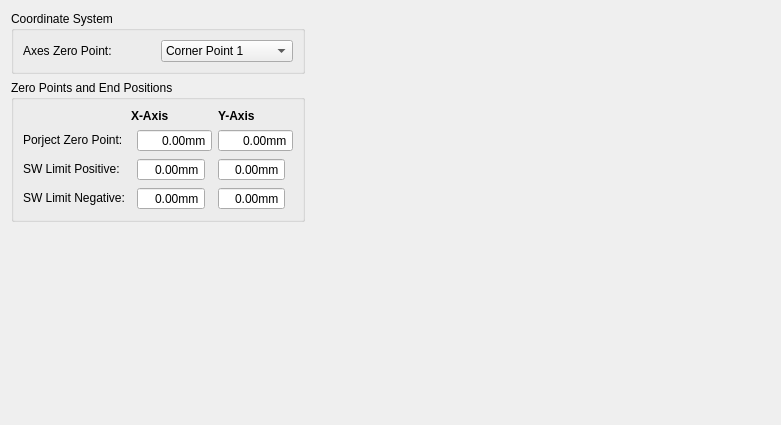
<?xml version="1.0" encoding="UTF-8"?>
<ui version="4.0">
 <class>H2Measurement</class>
 <widget class="QWidget" name="H2Measurement">
  <property name="geometry">
   <rect>
    <x>0</x>
    <y>0</y>
    <width>781</width>
    <height>425</height>
   </rect>
  </property>
  <property name="windowTitle">
   <string>Form</string>
  </property>
  <layout class="QGridLayout" name="gridLayout_3">
   <item row="0" column="2">
    <spacer name="horizontalSpacer">
     <property name="orientation">
      <enum>Qt::Horizontal</enum>
     </property>
     <property name="sizeHint" stdset="0">
      <size>
       <width>327</width>
       <height>20</height>
      </size>
     </property>
    </spacer>
   </item>
   <item row="0" column="1" rowspan="2">
    <widget class="QLabel" name="label_picture">
     <property name="text">
      <string/>
     </property>
     <property name="pixmap">
      <pixmap resource="../res/res.qrc">:/res/image/h2measurement/CornerPoint1.PNG</pixmap>
     </property>
    </widget>
   </item>
   <item row="3" column="0">
    <spacer name="verticalSpacer">
     <property name="orientation">
      <enum>Qt::Vertical</enum>
     </property>
     <property name="sizeHint" stdset="0">
      <size>
       <width>20</width>
       <height>280</height>
      </size>
     </property>
    </spacer>
   </item>
   <item row="0" column="0">
    <widget class="QGroupBox" name="groupBox_Coordinate">
     <property name="title">
      <string>Coordinate System</string>
     </property>
     <layout class="QGridLayout" name="gridLayout">
      <item row="0" column="0">
       <widget class="QLabel" name="label">
        <property name="text">
         <string>Axes Zero Point:</string>
        </property>
       </widget>
      </item>
      <item row="0" column="1">
       <widget class="QComboBox" name="comboBox_AxesZeroPoint">
        <property name="styleSheet">
         <string notr="true"/>
        </property>
        <item>
         <property name="text">
          <string>Corner Point 1</string>
         </property>
        </item>
        <item>
         <property name="text">
          <string>Corner Point 2</string>
         </property>
        </item>
        <item>
         <property name="text">
          <string>Corner Point 3</string>
         </property>
        </item>
        <item>
         <property name="text">
          <string>Corner Point 4</string>
         </property>
        </item>
       </widget>
      </item>
     </layout>
    </widget>
   </item>
   <item row="1" column="0">
    <widget class="QGroupBox" name="groupBox_Zero_End_point">
     <property name="title">
      <string>Zero Points and End Positions</string>
     </property>
     <layout class="QGridLayout" name="gridLayout_4">
      <item row="4" column="0">
       <widget class="QLabel" name="label_7">
        <property name="sizePolicy">
         <sizepolicy hsizetype="Fixed" vsizetype="Fixed">
          <horstretch>0</horstretch>
          <verstretch>0</verstretch>
         </sizepolicy>
        </property>
        <property name="text">
         <string>SW Limit Positive:</string>
        </property>
       </widget>
      </item>
      <item row="4" column="3">
       <widget class="QDoubleSpinBox" name="doubleSpinBox_swlp_Y">
        <property name="sizePolicy">
         <sizepolicy hsizetype="Fixed" vsizetype="Fixed">
          <horstretch>0</horstretch>
          <verstretch>0</verstretch>
         </sizepolicy>
        </property>
        <property name="styleSheet">
         <string notr="true"/>
        </property>
        <property name="alignment">
         <set>Qt::AlignRight|Qt::AlignTrailing|Qt::AlignVCenter</set>
        </property>
        <property name="buttonSymbols">
         <enum>QAbstractSpinBox::NoButtons</enum>
        </property>
        <property name="accelerated">
         <bool>false</bool>
        </property>
        <property name="showGroupSeparator" stdset="0">
         <bool>false</bool>
        </property>
        <property name="suffix">
         <string>mm</string>
        </property>
        <property name="maximum">
         <double>110.000000000000000</double>
        </property>
       </widget>
      </item>
      <item row="5" column="2">
       <widget class="QDoubleSpinBox" name="doubleSpinBox_swln_X">
        <property name="sizePolicy">
         <sizepolicy hsizetype="Fixed" vsizetype="Fixed">
          <horstretch>0</horstretch>
          <verstretch>0</verstretch>
         </sizepolicy>
        </property>
        <property name="styleSheet">
         <string notr="true"/>
        </property>
        <property name="alignment">
         <set>Qt::AlignRight|Qt::AlignTrailing|Qt::AlignVCenter</set>
        </property>
        <property name="buttonSymbols">
         <enum>QAbstractSpinBox::NoButtons</enum>
        </property>
        <property name="accelerated">
         <bool>false</bool>
        </property>
        <property name="showGroupSeparator" stdset="0">
         <bool>false</bool>
        </property>
        <property name="suffix">
         <string>mm</string>
        </property>
        <property name="maximum">
         <double>150.000000000000000</double>
        </property>
       </widget>
      </item>
      <item row="2" column="2">
       <widget class="QDoubleSpinBox" name="doubleSpinBox_pzpX">
        <property name="sizePolicy">
         <sizepolicy hsizetype="Fixed" vsizetype="Fixed">
          <horstretch>0</horstretch>
          <verstretch>0</verstretch>
         </sizepolicy>
        </property>
        <property name="styleSheet">
         <string notr="true"/>
        </property>
        <property name="alignment">
         <set>Qt::AlignRight|Qt::AlignTrailing|Qt::AlignVCenter</set>
        </property>
        <property name="buttonSymbols">
         <enum>QAbstractSpinBox::NoButtons</enum>
        </property>
        <property name="accelerated">
         <bool>false</bool>
        </property>
        <property name="showGroupSeparator" stdset="0">
         <bool>false</bool>
        </property>
        <property name="suffix">
         <string>mm</string>
        </property>
        <property name="maximum">
         <double>1000.000000000000000</double>
        </property>
       </widget>
      </item>
      <item row="2" column="3">
       <widget class="QDoubleSpinBox" name="doubleSpinBox_pzpY">
        <property name="sizePolicy">
         <sizepolicy hsizetype="Fixed" vsizetype="Fixed">
          <horstretch>0</horstretch>
          <verstretch>0</verstretch>
         </sizepolicy>
        </property>
        <property name="styleSheet">
         <string notr="true"/>
        </property>
        <property name="alignment">
         <set>Qt::AlignRight|Qt::AlignTrailing|Qt::AlignVCenter</set>
        </property>
        <property name="buttonSymbols">
         <enum>QAbstractSpinBox::NoButtons</enum>
        </property>
        <property name="accelerated">
         <bool>false</bool>
        </property>
        <property name="showGroupSeparator" stdset="0">
         <bool>false</bool>
        </property>
        <property name="suffix">
         <string>mm</string>
        </property>
        <property name="maximum">
         <double>1000.000000000000000</double>
        </property>
       </widget>
      </item>
      <item row="0" column="1" colspan="2">
       <widget class="QLabel" name="label_9">
        <property name="font">
         <font>
          <weight>75</weight>
          <bold>true</bold>
         </font>
        </property>
        <property name="text">
         <string>X-Axis</string>
        </property>
       </widget>
      </item>
      <item row="2" column="0" colspan="2">
       <widget class="QLabel" name="label_6">
        <property name="sizePolicy">
         <sizepolicy hsizetype="Fixed" vsizetype="Fixed">
          <horstretch>0</horstretch>
          <verstretch>0</verstretch>
         </sizepolicy>
        </property>
        <property name="text">
         <string>Porject Zero Point:</string>
        </property>
       </widget>
      </item>
      <item row="5" column="0">
       <widget class="QLabel" name="label_8">
        <property name="sizePolicy">
         <sizepolicy hsizetype="Fixed" vsizetype="Fixed">
          <horstretch>0</horstretch>
          <verstretch>0</verstretch>
         </sizepolicy>
        </property>
        <property name="text">
         <string>SW Limit Negative:</string>
        </property>
       </widget>
      </item>
      <item row="4" column="2">
       <widget class="QDoubleSpinBox" name="doubleSpinBox_swlp_X">
        <property name="sizePolicy">
         <sizepolicy hsizetype="Fixed" vsizetype="Fixed">
          <horstretch>0</horstretch>
          <verstretch>0</verstretch>
         </sizepolicy>
        </property>
        <property name="styleSheet">
         <string notr="true"/>
        </property>
        <property name="alignment">
         <set>Qt::AlignRight|Qt::AlignTrailing|Qt::AlignVCenter</set>
        </property>
        <property name="buttonSymbols">
         <enum>QAbstractSpinBox::NoButtons</enum>
        </property>
        <property name="accelerated">
         <bool>false</bool>
        </property>
        <property name="showGroupSeparator" stdset="0">
         <bool>false</bool>
        </property>
        <property name="suffix">
         <string>mm</string>
        </property>
        <property name="maximum">
         <double>150.000000000000000</double>
        </property>
       </widget>
      </item>
      <item row="0" column="3">
       <widget class="QLabel" name="label_10">
        <property name="font">
         <font>
          <weight>75</weight>
          <bold>true</bold>
         </font>
        </property>
        <property name="text">
         <string>Y-Axis</string>
        </property>
       </widget>
      </item>
      <item row="5" column="3">
       <widget class="QDoubleSpinBox" name="doubleSpinBox_swln_Y">
        <property name="sizePolicy">
         <sizepolicy hsizetype="Fixed" vsizetype="Fixed">
          <horstretch>0</horstretch>
          <verstretch>0</verstretch>
         </sizepolicy>
        </property>
        <property name="styleSheet">
         <string notr="true"/>
        </property>
        <property name="alignment">
         <set>Qt::AlignRight|Qt::AlignTrailing|Qt::AlignVCenter</set>
        </property>
        <property name="buttonSymbols">
         <enum>QAbstractSpinBox::NoButtons</enum>
        </property>
        <property name="accelerated">
         <bool>false</bool>
        </property>
        <property name="showGroupSeparator" stdset="0">
         <bool>false</bool>
        </property>
        <property name="suffix">
         <string>mm</string>
        </property>
        <property name="maximum">
         <double>110.000000000000000</double>
        </property>
       </widget>
      </item>
     </layout>
    </widget>
   </item>
  </layout>
 </widget>
 <resources>
  <include location="../res/res.qrc"/>
 </resources>
 <connections/>
</ui>
